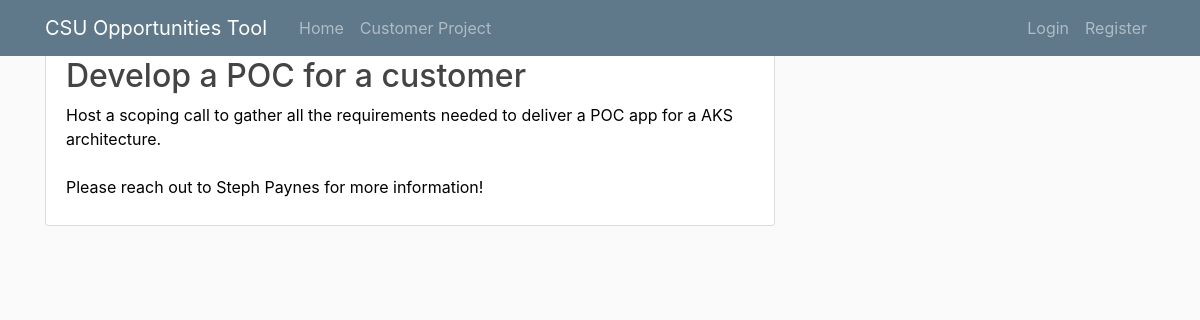
Page /opportunity/3/ on the committed database.
### tracker/models.py (models this page shows, shortened)
class Opportunity(models.Model):
    title = models.CharField(max_length=100)
    content = models.TextField()
    date_posted = models.DateTimeField(default=timezone.now)
    author = models.ForeignKey(User, on_delete = models.CASCADE)

### tracker/views.py (the view)
# urls.py: path('opportunity/<int:pk>/', OpportunityDetailView.as_view(), name='opportunity-detail'),
class OpportunityDetailView(DetailView):
    model = Opportunity

### tracker/templates/tracker/opportunity_detail.html (shortened to what this page needs)
{% extends "tracker/base.html" %}
{% block content %}
    <article class="media content-section">
        <div class="media-body">
        <div class="article-metadata">
            <a class="mr-2" href="#">{{ object.author }}</a>
            <small class="text-muted">{{ object.date_posted|date:"F d, y" }}</small>
        </div>
        <h2 class="article-title">{{ object.title }}</h2>
        <p class="article-content">{{ object.content }}</p>
        </div>
    </article>
{% endblock content %}

### tracker/static/tracker/main.css (style rules this page uses)
h1, h2, h3, h4, h5, h6 { color: turquoise; }
.content-section { background: #ffffff; padding: 10px 20px; border: 1px solid #dddddd; border-radius: 3px; margin-bottom: 20px; }
.article-title { color: #444444; }
.article-content { white-space: pre-line; }
.article-metadata { padding-bottom: 1px; margin-bottom: 4px; border-bottom: 1px solid #e3e3e3 }

### rows in the picture
Opportunity: title "Develop a POC for a customer", content "Host a scoping call to gather all the requirements needed to deliver a POC app for a AKS architecture. Please reach out to Steph Paynes for more information!"
